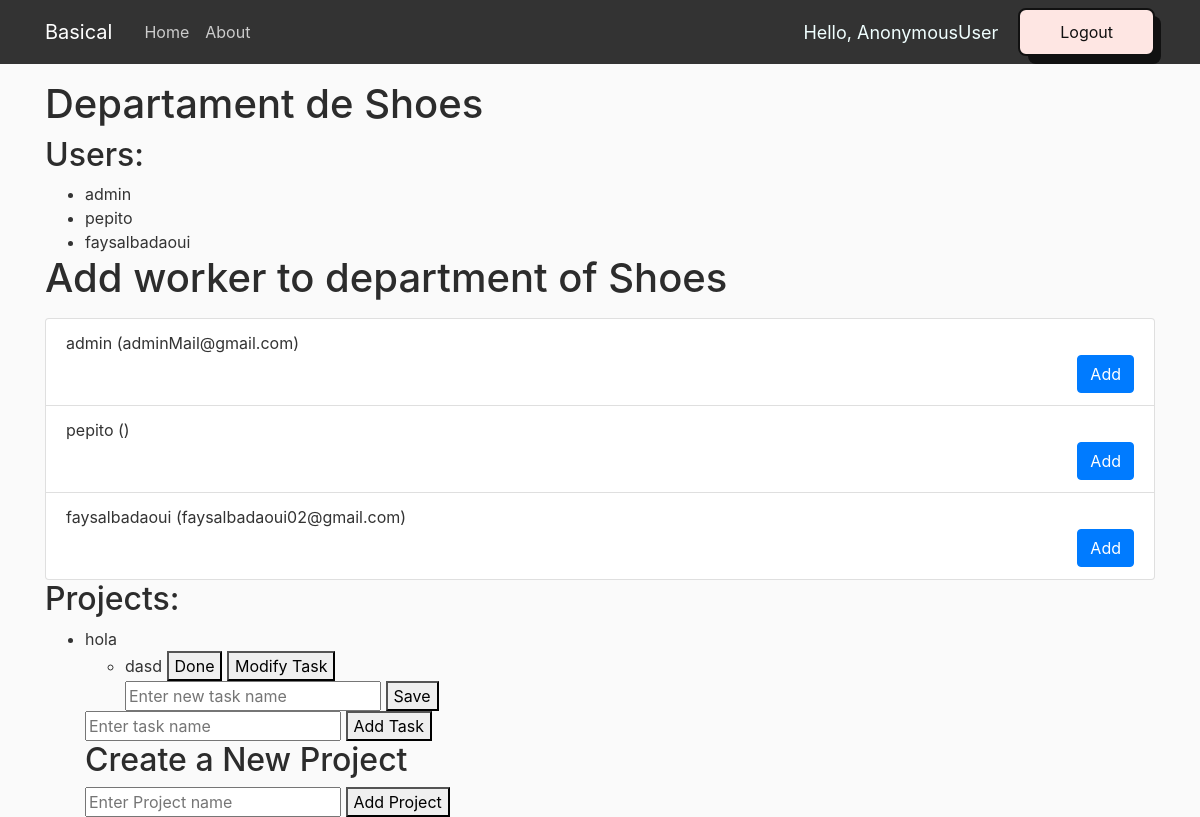
Page /company/1/department/1/ on the committed database.
### web/models.py (models this page shows, shortened)
class Department(models.Model):
    name = models.CharField(max_length=256)
    projects = models.ManyToManyField(Project)
    num_projects = models.IntegerField(default=0)
    admin = models.ForeignKey(User, on_delete=models.CASCADE, related_name="created_departments", default=User.objects.first().pk)
    users = models.ManyToManyField(User)
    num_users = models.IntegerField(default=0)

class Project(models.Model):
    name = models.CharField(max_length=256)
    tasks = models.ManyToManyField(Task)
    admin = models.ForeignKey(User, on_delete=models.CASCADE, related_name="created_projects", default=User.objects.first().pk)

class Task(models.Model):
    name = models.CharField(max_length=256)

### web/views.py (the view)
# urls.py: path('company/<int:company_id>/department/<int:department_id>/', views.department_detail, name='department_detail'),
def department_detail(request, department_id, company_id):
    department = get_object_or_404(Department, pk=department_id)
    company = get_object_or_404(Company, pk=company_id)
    return render(request, 'models/department_detail.html', {'department': department, 'company': company })

### web/templates/models/department_detail.html (shortened to what this page needs)
{% load static %}
<!DOCTYPE html>
<html>
    <head>
        <link rel="stylesheet" href="https://cdn.jsdelivr.net/npm/bootstrap@4.0.0/dist/css/bootstrap.min.css">
        <link rel="stylesheet" type="text/css" href="{% static 'web/home_css.css' %}">
    </head>
    <body>
        <header class="site-header">
            <nav class="navbar navbar-expand-md navbar-dark bg-steel fixed-top">
                <div class="container">
                    <a class="navbar-brand mr-4" href="/">Basical</a>
                    <div class="collapse navbar-collapse" id="navbarToggle">
                        <div class="navbar-nav mr-auto">
                            <a class="nav-item nav-link" href="/">Home</a>
                            <a class="nav-item nav-link" href="/about">About</a>
                        </div>
                        <div class="navbar-nav">
                            <span class="hello-msg">Hello, {{request.user}}</span>
                            <a href="/logout">
                                <button class="button-56" role="button">Logout</button>
                            </a>
                        </div>
                    </div>
                </div>
            </nav>
        </header>
        <div class="container">
            <h1>Departament de {{ department.name }}</h1>
            <h2>Users:</h2>
            <ul>
            {% for user in department.users.all %}
                <li>{{ user.username }}</li>
            {% empty %}
                <p>No users found for this department.</p>
            {% endfor %}
            </ul>
            <h1>Add worker to department of {{ department.name }}</h1>
            <ul class="list-group mt-3">
                {% for user in company.workers.all %}
                <li class="list-group-item">
                    {{ user.username }} ({{ user.email }})
                    <form method="POST" action="{% url 'add_user_to_department' department_id=department.id %}">
                        <button type="submit" class="btn btn-primary float-right">Add</button>
                    </form>
                </li>
                {% endfor %}
            </ul>
            <h2>Projects:</h2>
            <ul>
                {% for project in department.projects.all %}
                    <li>{{ project.name }}</li>
                    {% if project.tasks.count > 0 %}
                        {% for task in project.tasks.all %}
                        <ul>
                            <li>
                                {{ task.name }}
                                <button class="delete-task" data-task-id="{{ task.id }}">Done</button>
                                <button class="modify-task" data-task-id="{{ task.id }}">Modify Task</button>
                                <div class="modify-task-input" style="display: block;">
                                  <input type="text" name="new-task-name" placeholder="Enter new task name">
                                  <button class="save-modified-task" data-task-id="{{ task.id }}">Save</button>
                                </div>
                              </li>
                        </ul>
                        {% endfor %}
                    {% else %}
                        <p>No tasks found for this project.</p>
                    {% endif %}
                    <form class="add-task-form" data-project-id="{{ project.id }}">
                        <input type="text" name="task-name" placeholder="Enter task name">
                        <button type="submit">Add Task</button>
                    </form>
                {% empty %}
                    <p>No projects found for this department.</p>
                {% endfor %}
                {% block content %}
                <h2>Create a New Project</h2>
                <form class="add-project-form" data-department-id="{{ department.id }}">
                    <input type="text" name="project-name" placeholder="Enter Project name">
                    <button type="submit">Add Project</button>
                </form>
                {% endblock %}
            </ul>
        </div>
    </body>
</html>

### web/static/web/home_css.css (style rules this page uses)
body { background: #fafafa; color: #333333; margin-top: 5rem; }
h1, h2, h3, h4, h5, h6 { color: #2c2c2c; }
ul { margin: 0; }
.bg-steel { background-color: #333333; }
.site-header .navbar-nav .nav-link { color: #cccccc; }

### web/templates/models/department_detail.html (style rules this page uses)
.hello-msg { font-size: 18px; color: azure; margin-right: 20px; justify-self: center; align-self: center; }
.button-56 { align-items: center; background-color: #fee6e3; border: 2px solid #111; border-radius: 8px; box-sizing: border-box; color: #111; cursor: pointer; display: flex; font-family: Inter,sans-serif; font-size: 16px; height: 48px; justify-content: center; line-height: 24px; max-width: 100%; padding: 0 25px; position: relative; text-align: center; text-decoration: none; user-select: none; -webkit-user-select: none; touch-action: manipulation; }
.button-56:after { background-color: #111; border-radius: 8px; content: ""; display: block; height: 48px; left: 0; width: 100%; position: absolute; top: -2px; transform: translate(8px, 8px); transition: transform .2s ease-out; z-index: -1; }
@media (min-width: 768px) { .button-56 { padding: 0 40px; } }

### rows in the picture
Department: name "Shoes"
Project: name "hola"
Task: name "dasd"

### other values in the picture
{{ request.user }} "AnonymousUser"
{{ user.username }} "admin"
{{ user.username }} "pepito"
{{ user.username }} "faysalbadaoui"
{{ user.email }} "adminMail@gmail.com"
{{ user.email }} "faysalbadaoui02@gmail.com"
